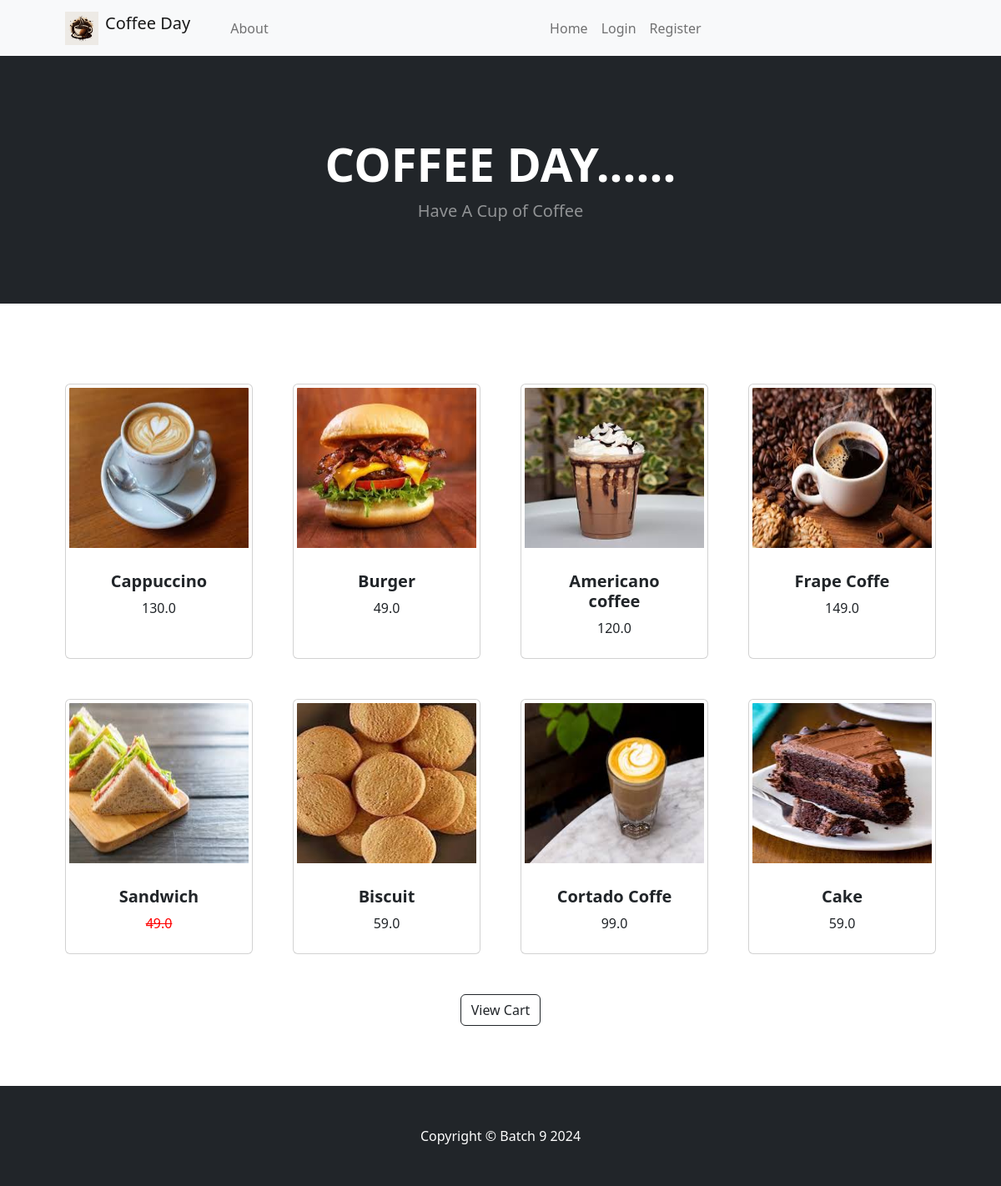
The app's page /index/ with its own data.
### app/models.py (models this page shows, shortened)
class coffeemenu(models.Model):
    name = models.CharField(max_length=100)
    price=models.FloatField(default=0)
    description=models.CharField(max_length=100,default='')
    image=models.ImageField(upload_to='uploads/products/')
    available=models.BooleanField(default=True)

### app/views.py (the view)
# urls.py: path('index/',index,name='index'),
def index(request):
    coffees=coffeemenu.objects.all()
    return render(request, 'index.html',{"coffee":coffees})

### app/templates/index.html (shortened to what this page needs)
{% extends "base.html" %}
{% block contant %}
    <body>
        {% include "navbar.html" %}
        <header class="bg-dark py-5">
            <div class="container px-4 px-lg-5 my-5">
                <div class="text-center text-white">
                     <h1 class="display-4 fw-bolder"> COFFEE DAY......</h1>
                    <p class="lead fw-normal text-white-50 mb-0">Have A Cup of Coffee</p>
                </div>
            </div>
        </header>
        <section class="py-5">
            <div class="container px-4 px-lg-5 mt-5">
                <div class="row gx-4 gx-lg-5 row-cols-2 row-cols-md-3 row-cols-xl-4 justify-content-center">
                    {% for product in coffee %}
                    {% if product.available %}
                    <div class="col mb-5">
                        <div class="card h-100">
                            <img class="card-img-top p-1" src="{{product.image.url}}" alt="..." height="200px" width="75px" />
                            <div class="card-body p-4">
                                <div class="text-center">
                                    <h5 class="fw-bolder">{{product.name}}</h5>
                                    {{product.price}}
                                </div>
                            </div>
                        </div>
                    </div>
                    {% else %}
                    <div class="col mb-5">
                        <div class="card h-100">
                            <img class="card-img-top p-1" src="{{product.image.url}}" alt="..." height="200px" width="75px" />
                            <div class="card-body p-4">
                                <div class="text-center">
                                    <h5 class="fw-bolder">{{product.name}}</h5>
                                    <s style="color:red;">{{product.price}}</s>
                                </div>
                            </div>
                        </div>
                    </div>
                    {% endif %}
                  {% endfor %}
                   </div>
                   <div class="card-footer p-4 pt-0 border-top-0 bg-transparent">
                    <div class="text-center"><a class="btn btn-outline-dark mt-auto" href="/cart/">View Cart</a></div>
                </div>
        </section>
        {% endblock  %}

### app/templates/base.html (shortened to what this page needs)
{% load static %}
<!DOCTYPE html>
<html lang="en">
    <head>
        <link href="https://cdn.jsdelivr.net/npm/bootstrap-icons@1.5.0/font/bootstrap-icons.css" rel="stylesheet" />
        <link href="{% static 'css/styles.css' %}  " rel="stylesheet" />
    </head>
    <section>
        {% block contant %}{% endblock  %}
    </section>
    <footer class="py-5 bg-dark">
        <div class="container"><p class="m-0 text-center text-white">Copyright &copy; Batch 9 2024</p></div>
    </footer>
</body>
</html>

### app/templates/navbar.html (shortened to what this page needs)
{% load static %}
    <nav class="navbar navbar-expand-lg navbar-light bg-light">
    <div class="container px-4 px-lg-5">
        <a class="navbar-brand" href="">
            <img src="{% static 'img.jpg' %}" alt="Coffee Icon" width="40" height="40" class="d-inline-block align-text-top me-2">Coffee Day</a>
        <div class="collapse navbar-collapse" id="navbarSupportedContent">
            <ul class="navbar-nav me-auto mb-2 mb-lg-0 ms-lg-4">
                <li class="nav-item"><a class="nav-link" href="{% url 'about' %}">About</a></li>
            </ul>
            <ul class="navbar-nav mb-5 mb-lg-0 me-auto ms-lg-5">
                {% if user.is_authenticated %}
                    <li class="nav-item"><a class="nav-link" href="{% url 'logout' %}">Logout</a></li>
                {% else %}
                    <li class="nav-item"><a class="nav-link" href="{% url 'index' %}">Home</a></li>
                    <li class="nav-item"><a class="nav-link" href="{% url 'login' %}">Login</a></li>
                    <li class="nav-item"><a class="nav-link" href="{% url 'register' %}">Register</a></li>
                {% endif %}
            </ul>
        </div>
    </div>
</nav>

### records on screen
coffeemenu: image (picture), name "Cappuccino", price "130.0"
coffeemenu: image (picture), name "Burger", price "49.0"
coffeemenu: image (picture), name "Americano coffee", price "120.0"
coffeemenu: image (picture), name "Frape Coffe", price "149.0"
coffeemenu: image (picture), name "Sandwich", price "49.0"
coffeemenu: image (picture), name "Biscuit", price "59.0"
coffeemenu: image (picture), name "Cortado Coffe", price "99.0"
coffeemenu: image (picture), name "Cake", price "59.0"
